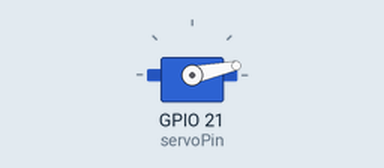
A sketch run on a simulated ESP32. On the bench: servo. Servo pulses on a pin are drawn as a servo (544–2400 µs = 0–180°).

Above: at 0.05 s.
At 0.5 s:
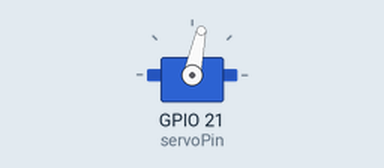
At 0.95 s:
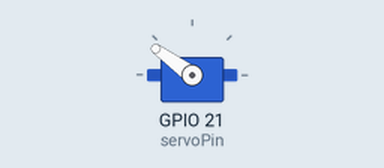
At 1.9 s:
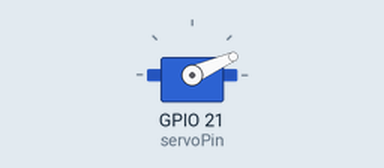
Timing chart, 0 to 4.6 s (numbered marks = the images above):
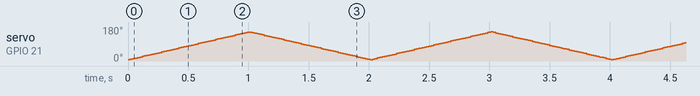

The sketch:

servoTest.ino
```cpp
//#include <Servo.h>
//#include <"esp32-hal-ledc.h">
int COUNT_LOW = 2000;
int COUNT_HIGH = 7000;

int TIMER_WIDTH = 16;
int servoPin = 21; // same as neopixel

//Servo servo1;


void setup() {
  // put your setup code here, to run once:
  ledcSetup(1, 50, TIMER_WIDTH);
  ledcAttachPin(servoPin, 1);
  //servo1.attach(servoPin);
}

void loop() {
  // put your main code here, to run repeatedly:
  for(int i = COUNT_LOW; i < COUNT_HIGH; i=i+10){
    ledcWrite(1,i);
    delay(2);
  }
  for(int i = COUNT_HIGH; i > COUNT_LOW; i=i-10){
    ledcWrite(1,i);
    delay(2);
  }
}
```
